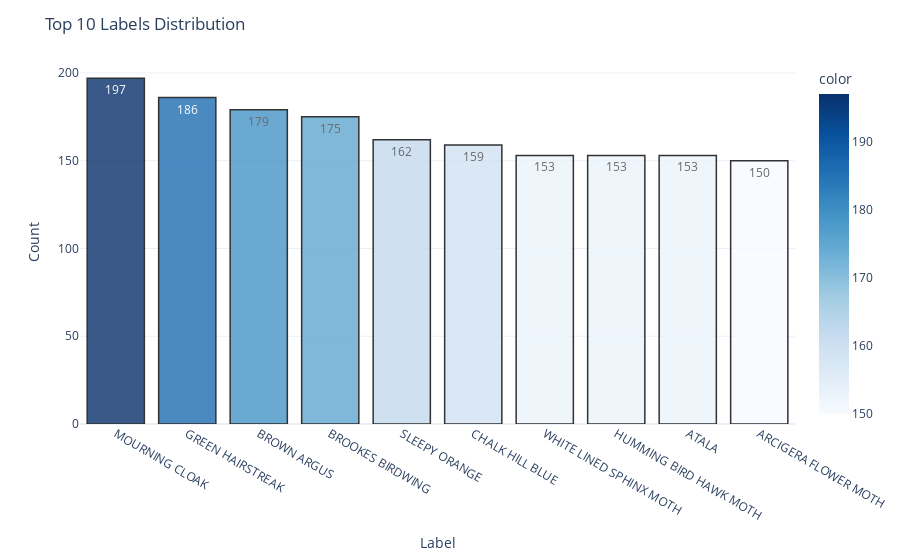

Notebook source saved alongside this figure:
### Markdown cell above
- Obtenemos las 10 etiquetas mas comunes en el set de datos

### Code cell
label_counts = df['labels'].value_counts()[:10]

fig = px.bar(x=label_counts.index, 
             y=label_counts.values,
             color=label_counts.values,
             text=label_counts.values,
             color_continuous_scale='Blues')

fig.update_layout(
    title_text='Top 10 Labels Distribution',
    template='plotly_white',
    xaxis=dict(
        title='Label',
    ),
    yaxis=dict(
        title='Count',
    )
)

fig.update_traces(marker_line_color='black', 
                  marker_line_width=1.5, 
                  opacity=0.8)
 
fig

### Figure 1 — Plotly figure (JSON) as saved in the notebook; plotly's stock layout.template omitted (floating-point values rounded to 4 significant figures)
{"data": [{"alignmentgroup": "True", "hovertemplate": "x=%{x}<br>y=%{y}<br>text=%{text}<br>color=%{marker.color}<extra></extra>", "legendgroup": "", "marker": {"color": [197, 186, 179, 175, 162, 159, 153, 153, 153, 150], "coloraxis": "coloraxis", "line": {"color": "black", "width": 1.5}, "pattern": {"shape": ""}}, "name": "", "offsetgroup": "", "opacity": 0.8, "orientation": "v", "showlegend": false, "text": [197, 186, 179, 175, 162, 159, 153, 153, 153, 150], "textposition": "auto", "type": "bar", "x": ["MOURNING CLOAK", "GREEN HAIRSTREAK", "BROWN ARGUS", "BROOKES BIRDWING", "SLEEPY ORANGE", "CHALK HILL BLUE", "WHITE LINED SPHINX MOTH", "HUMMING BIRD HAWK MOTH", "ATALA", "ARCIGERA FLOWER MOTH"], "xaxis": "x", "y": [197, 186, 179, 175, 162, 159, 153, 153, 153, 150], "yaxis": "y"}], "layout": {"barmode": "relative", "coloraxis": {"colorbar": {"title": {"text": "color"}}, "colorscale": [[0, "rgb(247,251,255)"], [0.125, "rgb(222,235,247)"], [0.25, "rgb(198,219,239)"], [0.375, "rgb(158,202,225)"], [0.5, "rgb(107,174,214)"], [0.625, "rgb(66,146,198)"], [0.75, "rgb(33,113,181)"], [0.875, "rgb(8,81,156)"], [1, "rgb(8,48,107)"]]}, "legend": {"tracegroupgap": 0}, "margin": {"t": 60}, "title": {"text": "Top 10 Labels Distribution"}, "xaxis": {"anchor": "y", "domain": [0, 1], "title": {"text": "Label"}}, "yaxis": {"anchor": "x", "domain": [0, 1], "title": {"text": "Count"}}}}
